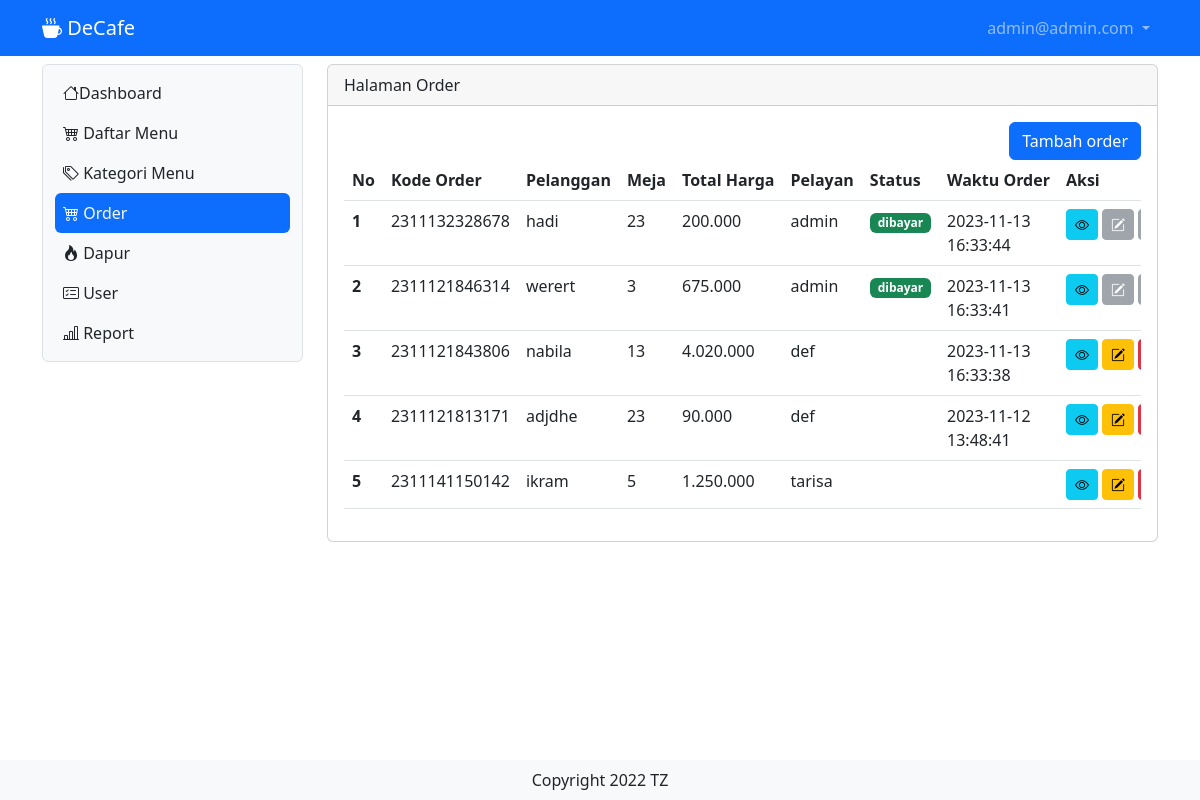
The app's page /decafe/order (signed in) with its own data.
### tables this page shows
CREATE TABLE IF NOT EXISTS `tb_user` (
  `id` int NOT NULL AUTO_INCREMENT,
  `nama` varchar(200) DEFAULT NULL,
  `username` varchar(200) DEFAULT NULL,
  `password` varchar(200) DEFAULT NULL,
  `level` int DEFAULT NULL,
  `nohp` varchar(15) DEFAULT NULL,
  `alamat` varchar(300) DEFAULT NULL,
  PRIMARY KEY (`id`)
);

CREATE TABLE IF NOT EXISTS `tb_order` (
  `id_order` bigint NOT NULL DEFAULT '0',
  `pelanggan` varchar(200) DEFAULT NULL,
  `meja` int DEFAULT NULL,
  `pelayan` int DEFAULT NULL,
  `waktu_order` timestamp NULL DEFAULT NULL,
  PRIMARY KEY (`id_order`),
  KEY `pelayan` (`pelayan`),
  CONSTRAINT `FK_tb_order_tb_user` FOREIGN KEY (`pelayan`) REFERENCES `tb_user` (`id`) ON DELETE RESTRICT ON UPDATE CASCADE
);

### decafe/order.php (the view, shortened to what this page needs)
<?php
include "proses/connect.php";
$query = mysqli_query($conn, "SELECT tb_order.*,tb_bayar.*,nama, SUM(harga*jumlah) AS harganya FROM tb_order LEFT JOIN tb_user ON tb_user.id = tb_order.pelayan
LEFT JOIN tb_list_order ON tb_list_order.kode_order = tb_order.id_order
LEFT JOIN tb_daftar_menu ON tb_daftar_menu.id = tb_list_order.menu
LEFT JOIN tb_bayar ON tb_bayar.id_bayar = tb_order.id_order
GROUP BY id_order ORDER BY waktu_order DESC");
while ($record = mysqli_fetch_array($query)) {
    $result[] = $record;
}
?>
<div class="col-lg-9 mt-2">
    <div class="card">
        <div class="card-header">
            Halaman Order
        </div>
        <div class="card-body">
            <div class="row">
                <div class="col d-flex justify-content-end">
                    <button class="btn btn-primary" data-bs-toggle="modal" data-bs-target="#ModalTambahUser">Tambah order</button>
                </div>
            </div>
            <?php
            if (empty($result)) {
                echo "Data menu makanan dan minuman tidak ada";
            } else {
            ?>
                <div class="table-responsive">
                    <table class="table table-hover">
                        <thead>
                            <tr class="text-nowrap">
                                <th scope="col">No</th>
                                <th scope="col">Kode Order</th>
                                <th scope="col">Pelanggan</th>
                                <th scope="col">Meja</th>
                                <th scope="col">Total Harga</th>
                                <th scope="col">Pelayan</th>
                                <th scope="col">Status</th>
                                <th scope="col">Waktu Order</th>
                                <th scope="col">Aksi</th>
                            </tr>
                        </thead>
                        <tbody>
                            <?php
                            $no = 1;
                            foreach ($result as $row) {
                            ?>
                                <tr>
                                    <th scope="row"><?php echo $no++ ?></th>
                                    <td>
                                        <?php echo $row['id_order'] ?>
                                    </td>
                                    <td>
                                        <?php echo $row['pelanggan'] ?>
                                    </td>
                                    <td>
                                        <?php echo $row['meja'] ?>
                                    </td>
                                    <td>
                                        <?php echo number_format((int)$row['harganya'],0,',','.') ?>
                                    </td>
                                    <td>
                                        <?php echo $row['nama'] ?>
                                    </td>
                                    <td>
                                        <?php echo (!empty($row['id_bayar'])) ? "<span class='badge text-bg-success'>dibayar</span>" : ""; ?>
                                    </td>
                                    <td>
                                        <?php echo $row['waktu_order'] ?>
                                    </td>
                                    <td>
                                        <div class="d-flex">
                                            <a class="btn btn-info btn-sm me-1" href="./?x=orderitem&order=<?php echo $row['id_order'] . "&meja=" . $row['meja'] . "&pelanggan=" . $row['pelanggan'] ?>"><i class="bi bi-eye"></i></a>
                                            <button class="<?php echo (!empty($row['id_bayar']))? "btn btn-secondary btn-sm me-1 disabled" : "btn btn-warning btn-sm me-1"; ?>" data-bs-toggle="modal" data-bs-target="#ModalEdit<?php echo $row['id_order'] ?>"><i class="bi bi-pencil-square"></i></button>
                                            <button class="<?php echo (!empty($row['id_bayar']))? "btn btn-secondary btn-sm me-1 disabled" : "btn btn-danger btn-sm me-1"; ?>" data-bs-toggle="modal" data-bs-target="#Modaldelete<?php echo $row['id_order'] ?>"><i class="bi bi-trash3-fill"></i></button>
                                        </div>
                                    </td>
                                </tr>
                            <?php
                            }
                            ?>
                        </tbody>
                    </table>
                </div>
            <?php
            }
            ?>
        </div>
    </div>
</div>

### decafe/header.php (shortened to what this page needs)
<?php
include "proses/connect.php";
$query = mysqli_query($conn, "SELECT * FROM tb_user WHERE username='$_SESSION[username_decafe]'");
?>
<nav class="navbar navbar-expand navbar-dark bg-primary sticky-top">
    <div class="container-lg">
        <a class="navbar-brand" href="."> <i class="bi bi-cup-hot-fill"></i> DeCafe</a>
        <div class="collapse navbar-collapse justify-content-end" id="navbarNavDropdown">
            <ul class="navbar-nav">
                <li class="nav-item dropdown">
                    <a class="nav-link dropdown-toggle" href="#" role="button" data-bs-toggle="dropdown" aria-expanded="false">
                        <?php echo $hasil['username'];
                        ?>
                    </a>
                </li>
            </ul>
        </div>
    </div>
</nav>

### records on screen
tb_user: username "admin@admin.com"
tb_order: id_order "2311132328678", pelanggan "hadi", meja "23", harganya "200.000", pelayan.nama "admin", shows "dibayar", waktu_order "2023-11-13 16:33:44"
tb_order: id_order "2311121846314", pelanggan "werert", meja "3", harganya "675.000", pelayan.nama "admin", shows "dibayar", waktu_order "2023-11-13 16:33:41"
tb_order: id_order "2311121843806", pelanggan "nabila", meja "13", harganya "4.020.000", pelayan.nama "def", waktu_order "2023-11-13 16:33:38"
tb_order: id_order "2311121813171", pelanggan "adjdhe", meja "23", harganya "90.000", pelayan.nama "def", waktu_order "2023-11-12 13:48:41"
tb_order: id_order "2311141150142", pelanggan "ikram", meja "5", harganya "1.250.000", pelayan.nama "tarisa"
